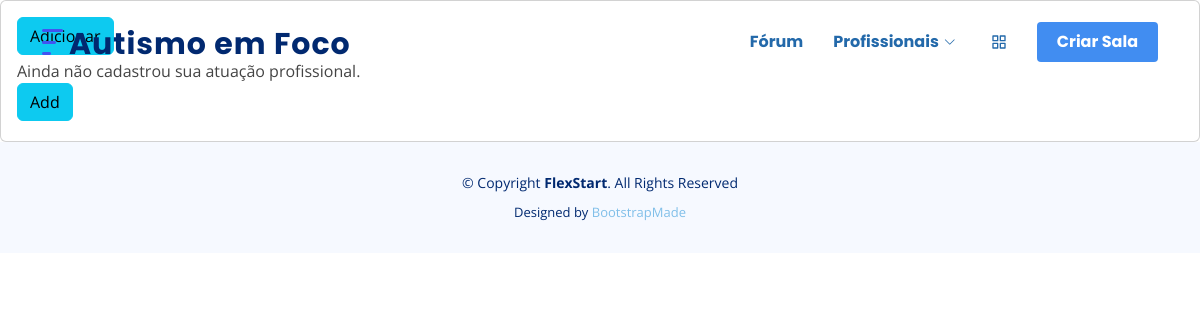
The page /profissao/listar_profissao/ (signed in) on the database as committed earlier.
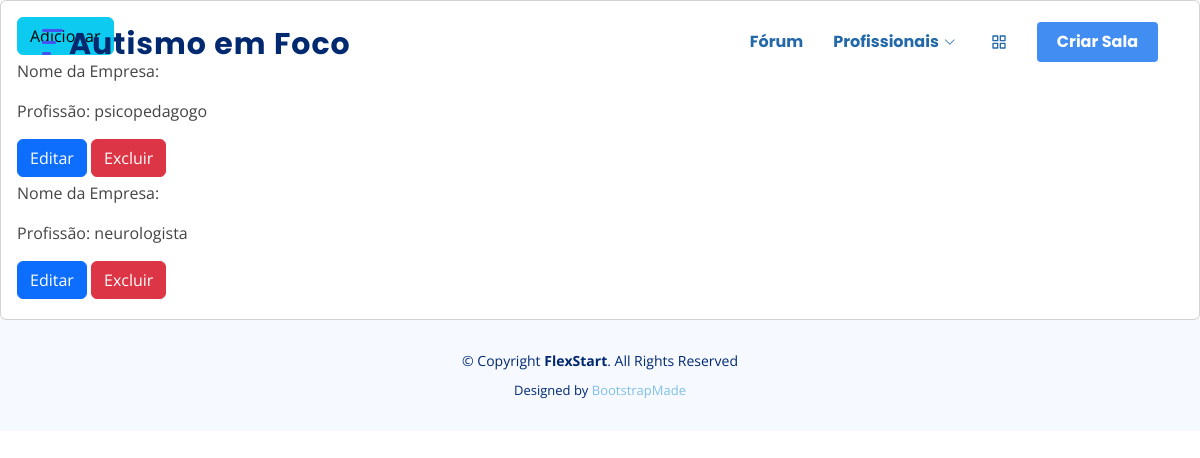
The same page on the database as committed later.
### atuacao_profissional/models.py (models this page shows, shortened)
class Atuacao_Profissional(models.Model):
    especialidade_CHOICES = [
        ('analista do comportamento', 'Analista do comportamento'),
        ('fonoaudiologo', 'Fonoaudiólogo'),
        ('psicopedagogo', 'Psicopedagogo'),
        ('terapeuta ocupacional', 'Terapeuta ocupacional'),
        ('fisioterapeutas', 'Fisioterapeutas'),
        ('musicoterapia', 'Musicoterapia'),
        ('acompanhante terapêutico', 'Acompanhante Terapêutico'),
        ('psicologo', 'Psicologo'),
        ('neurologista', 'Neurologista'),
        ('psiquiatra', 'Psiquiatra'),
        ('pediatra', 'Pediatra'),
        ('psicomotricista', 'Psicomotricista')
    ]
    nome_da_empresa = models.CharField(max_length=150)
    dias_atendimento = models.DateField(null=True, blank=True)
    horario_atendimento = models.TimeField(null=True, blank=True)
    especialidade = models.CharField(
        max_length=25,
        choices=especialidade_CHOICES,
        default='psicologo'
    )

### atuacao_profissional/views.py (the view)
# urls.py: path('listar_profissao/', views.listarAtuacaoProfissional, name='listar_profissao'),
@login_required
def listarAtuacaoProfissional(request):
    profissao = Atuacao_Profissional.objects.all()
    return render(request, 'atuacao_profissional/listar.html',
                  {'profissao': profissao})

### atuacao_profissional/templates/atuacao_profissional/listar.html (shortened to what this page needs)
{% extends 'geral/base.html' %}
{% load static %}
{% if user.is_authenticated %}
{% block content %}
<div class="row">
    <div class="col-12">
        <div class="card">
            <div class="card-body">
                <div class="text-right mr-3">
                    <a href="/profissao/criar_profissao/{{ profissao.id }}">
                        <button type="button" class="btn mb-1 btn-info">
                            Adicionar <span class="btn-icon-right"></span>
                        </button>
                    </a>
                </div>
                {% if profissao %}
                    {% for p in profissao %}
                <div class="atuacao-lista">
                       <p>Nome da Empresa: {{ p.nome_empresa }} </p>
                       <p>Profissão: {{ p.especialidade }} </p>
                         <div class="text-right mr-3">
                            <a href="/profissao/editar/{{ p.id }}">
                                <button type="button" class="btn mb-1 btn-primary">
                                    Editar <span class="btn-icon-right">  </span>
                                </button>
                            </a>
                            <a href="/profissao/excluir/{{ p.id }}">
                                <button type="button" class="btn mb-1 btn-danger">
                                    Excluir <span class="btn-icon-right">  </span>
                                </button>
                            </a>
                            </div>
                        </div>
                            {% endfor %}
                            {% else %}
                                Ainda não cadastrou sua atuação profissional.
                                <div class="text-right mr-3">
                                    <a href="/profissao/criar/{{ p.id }}">
                                        <button type="button" class="btn mb-1 btn-info">
                                            Add <span class="btn-icon-right"></span>
                                        </button>
                                    </a>
                                </div>
                            {% endif %}
                </div>
            </div>
        </div>
    </div>
{% endblock %}
    {% else %}
        <a href="/accounts/login"> </a>
    {% endif %}

Rows that differ between the two databases and show on the page:
added Atuacao_Profissional: especialidade "psicopedagogo"
added Atuacao_Profissional: especialidade "neurologista"
Other text that changed with them:
text no longer shown: "Ainda não cadastrou sua atuação profissional. Add"
